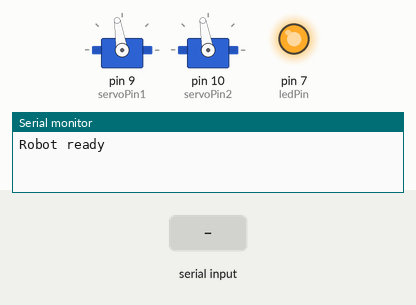
A sketch run on a simulated Arduino Uno, built with avr-gcc and run on an emulated ATmega328P. Parts: 2 × servo, output pins drawn as LEDs (lit = HIGH), the last lines printed to the serial monitor. Wiring (inferred from the names in the program): 2 × servo: signal pin 9 / signal pin 10. Inputs (shaded band) come from the test bench. Servo pulses on a pin are drawn as a servo (544–2400 µs = 0–180°); pins used as bus, display or sensor lines are not drawn.

Above: at 1.3 s.
1.4 s: "s\n" received over Serial
At 1.55 s:
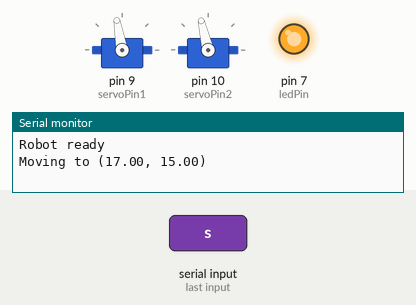
3.1 s: "c\n" received over Serial
At 3.7 s:
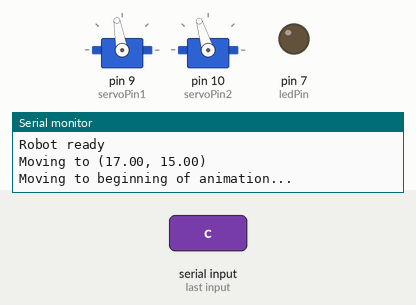
4.6 s: "y,45\n" received over Serial
7.6 s: "r\n" received over Serial
At 10.7 s:
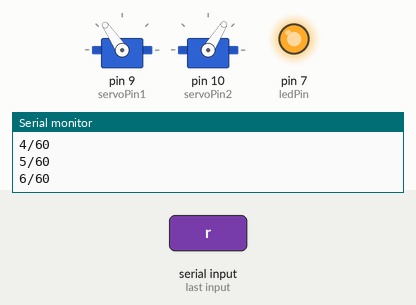
Timing chart, 0 to 25.6 s (numbered marks = the images above; inputs shaded):
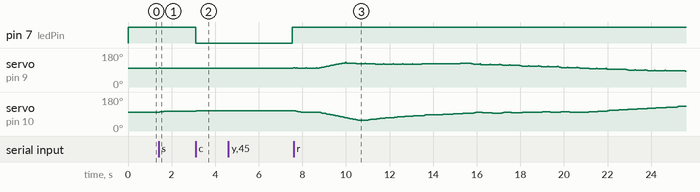

The sketch:

main.ino
```cpp
#include <Arduino.h>
#include <math.h>
#include "RobotController.h"

float t = 0;

int ledPin = 7;
int servoPin1 = 9;
int servoPin2 = 10;
RobotController controller(17, 17, 17, 17, 1);

bool animate = false;

const float END_MARKER = -1;

int shapeArrayX[200] = {23,23,23,23,23,23,23,23,23,23,23,23,23,23,23,23,23,23,23,22,22,22,21,21,20,20,19,19,18,18,17,16,16,15,15,14,14,13,13,12,12,11,11,10,10,10,10,10,10,10,10,10,10,10,10,10,10,10,10,10,10,-1};
int shapeArrayY[200] = {28,27,26,25,24,23,22,21,20,19,18,17,16,15,14,13,12,11,10,10,11,12,12,13,13,14,14,15,15,16,17,17,16,16,15,15,14,14,13,13,12,12,11,11,12,13,14,15,16,17,18,19,20,21,22,23,24,25,26,27,28,-1};


int calculateShapeSize() {
	int size = 0;
	while (shapeArrayX[size] != END_MARKER && size < 200) {
		size++;
	}
	return size-1;
}

const int shapeSize = calculateShapeSize();
const float shapeSpeed = 0.1;

void setup()
{
	pinMode(ledPin, OUTPUT);
	digitalWrite(ledPin, HIGH);
	pinMode(servoPin1, OUTPUT);
	pinMode(servoPin2, OUTPUT);
	Serial.begin(9600);

	delay(100);
	Serial.println("Robot ready");
}

void moveServo(float angle, int servoPin)
{
	int pulseWidth = map(angle, 0, 180, 500, 2500); // Map the angle to a pulse width between 500us to 2500us
	digitalWrite(servoPin, HIGH);					// Set the pin high
	delayMicroseconds(pulseWidth);					// Wait for the desired pulse width
	digitalWrite(servoPin, LOW);					// Set the pin low
	delay(20);										// Give some time before the next movement (adjust this if needed)
}

void loop()
{
	// getAngleInput(&targetAngles);
	getInput();

	//if (animate) animateObject(t);
	if (animate) animateShapeArray(t, shapeSpeed, shapeSize, shapeArrayX, shapeArrayY);
	// animateCircle(&targetAngles, &t);
	controller.updateAngles();
	moveServo(controller.getCurrentAngle1(), servoPin1);
	moveServo(controller.getCurrentAngle2(), servoPin2);
}

void getInput()
{
	if (Serial.available())
	{
		char serialData[10]; // Assuming the input won't exceed 10 characters
		byte index = 0;

		while (Serial.available() && index < 9)
		{
			char incomingChar = Serial.read();
			if (incomingChar == '\n')
			{
				break;
			}
			serialData[index++] = incomingChar;
		}
		serialData[index] = '\0';

		char command = serialData[0];

		bool inRange = false;
		if (command == 'x' || command == 'y')
		{
			int value = strtol(serialData + 1, NULL, 10);

			if (command == 'x')
			{
				inRange = controller.moveTo(value, controller.getTargetY());
			}
			else if (command == 'y')
			{
				inRange = controller.moveTo(controller.getTargetX(), value);
			}
		}
		else if (command == 'a')
		{
			inRange = controller.moveX(2);
		}
		else if (command == 'd')
		{
			inRange = controller.moveX(-2);
		}
		else if (command == 'w')
		{
			inRange = controller.moveY(2);
		}
		else if (command == 's')
		{
			inRange = controller.moveY(-2);
		}
		else if (command == 'r')
		{
			inRange = controller.moveToDefault();
		}
		else if (command == 'c') {
			animate = !animate;

			if (animate) {
				Serial.println("Moving to beginning of animation...");
				digitalWrite(ledPin, LOW);
				t = 0;
				//animateObject(t);
				controller.moveTo(shapeArrayX[0], shapeArrayY[0]);
				for (int i = 0; i < 100; i++) {
					controller.updateAngles();
					moveServo(controller.getCurrentAngle1(), servoPin1);
					moveServo(controller.getCurrentAngle2(), servoPin2);
				}
				digitalWrite(ledPin, HIGH);
			}

			Serial.println("Animation " + String(animate ? "enabled" : "disabled"));
			return;
		}
		else
		{
			return;
		}

		if (!inRange)
		{
			Serial.println("Location cannot be reached, maximum reach is " + String(controller.getArm1Length() + controller.getArm2Length()) + " cm");
		} else {
			Serial.println("Moving to (" + String(controller.getTargetX()) + ", " + String(controller.getTargetY()) + ")");
		}
	}
}

void animateShapeArray(float& t, float speed, int arraySize, int* xArray, int* yArray)
{
	if (t > arraySize) {
		animate = false;
		Serial.println("Animation finished");
		return;
	};

	float x, y;
	x = xArray[round(t)];
	y = yArray[round(t)];

	controller.moveTo(x, y);

	if (round(t + speed) != round(t)) {
		Serial.println(String(round(t)) + "/" + String(arraySize));
	}
	t += speed;
}


void animateObject(float& t)
{
	float x, y;
	// HEART
	float scaleX = 0.4;
	float scaleY = 0.5;
	x = controller.getDefaultX() + scaleX * 16 * pow(sin(t), 3);
	y = controller.getDefaultY() + scaleY * (13 * cos(t) - 5 * cos(2 * t) - 2 * cos(3 * t) - cos(4 * t));

	if (t > 2 * PI) {
		float newT = t - 2 * PI;
		if (newT > PI && newT < 2 * PI) {
			x = controller.getDefaultX() + 2 * cos(PI);
			y = controller.getDefaultY() + 3 * sin(0) + (newT-PI) * 2;
		} else if (newT > 2*PI) {
			return;
		} else {
			x = controller.getDefaultX() + 2 * cos(newT);
			y = controller.getDefaultY() + 3 * sin(newT+PI);
		}
	}

	controller.moveTo(x, y);
	t += 0.005;
}
```

RobotController.cpp
```cpp
#include "RobotController.h"
#include <math.h>
#include <Arduino.h>

RobotController::RobotController(float arm1Length, float arm2Length, float defaultX, float defaultY, float angleStepSize)
: arm1Length(arm1Length), arm2Length(arm2Length), targetX(defaultX), targetY(defaultY),
      defaultX(defaultX), defaultY(defaultY), angleStepSize(angleStepSize)
{
	calculateInverseKinematics(defaultX, defaultY, currentAngle1, currentAngle2);
}

void RobotController::calculateInverseKinematics(float x, float y, float &angle1, float &angle2)
{
	double l1 = arm1Length;
	double l2 = arm2Length;

	double clamped_theta2 = constrain((x * x + y * y - l1 * l1 - l2 * l2) / (2 * l1 * l2), -1, 1);

	double theta2 = acos(clamped_theta2);
	if (sin(theta2) != 0)
	{
		angle1 = 180 - constrain((atan2(y, x) - atan2(-l2 * sin(theta2), l1 + l2 * cos(theta2))) * 57.296 - 10, 0, 180);
		angle2 = constrain(theta2 * 57.296 + 10, 0, 180);
	}
}

void RobotController::updateAngles()
{
	float newAngle1, newAngle2;
	calculateInverseKinematics(targetX, targetY, newAngle1, newAngle2);

	float angle1Diff = newAngle1 - currentAngle1;
	float angle2Diff = newAngle2 - currentAngle2;

	// Limit angle change to step size
	currentAngle1 += (angle1Diff > angleStepSize) ? angleStepSize : (angle1Diff < -angleStepSize) ? -angleStepSize : angle1Diff;
	currentAngle2 += (angle2Diff > angleStepSize) ? angleStepSize : (angle2Diff < -angleStepSize) ? -angleStepSize : angle2Diff;

	currentAngle1 = constrain(currentAngle1, 0, 180);
	currentAngle2 = constrain(currentAngle2, 0, 180);
}

bool RobotController::inRange(float x, float y)
{
	float distanceSquared = x*x + y*y - 1;
	float maxDistanceSquared = (arm1Length + arm2Length) * (arm1Length + arm2Length);
	float minDistance = 1;
	return distanceSquared <= maxDistanceSquared && distanceSquared >= minDistance;
}

bool RobotController::moveTo(float x, float y)
{
	if (!inRange(x, y)) return false;
	targetX = x;
	targetY = y;
	return true;
}

bool RobotController::moveToDefault()
{
	return moveTo(defaultX, defaultY);
}

bool RobotController::moveX(float amount)
{
	return moveTo(targetX + amount, targetY);
}

bool RobotController::moveY(float amount)
{
	return moveTo(targetX, targetY + amount);
}

float RobotController::getTargetX()
{
	return targetX;
}

float RobotController::getTargetY()
{
	return targetY;
}

float RobotController::getDefaultX()
{
	return defaultX;
}

float RobotController::getDefaultY()
{
	return defaultY;
}

float RobotController::getCurrentAngle1()
{
	return currentAngle1;
}

float RobotController::getCurrentAngle2()
{
	return currentAngle2;
}

float RobotController::getArm1Length()
{
	return arm1Length;
}

float RobotController::getArm2Length()
{
	return arm2Length;
}
```

RobotController.h
```cpp
// RobotController.h

#ifndef ROBOT_CONTROLLER_H
#define ROBOT_CONTROLLER_H

class RobotController {
public:
  // Constructor
  RobotController(float arm1Length, float arm2Length, float defaultX, float defaultY, float angleStepSize);

  // Methods to control the robot
  void updateAngles();
  bool moveTo(float targetX, float targetY);
  bool moveX(float amount);
  bool moveY(float amount);
  bool moveToDefault();

  // Getters
  float getTargetX();
  float getTargetY();
  float getDefaultX();
  float getDefaultY();
  float getCurrentAngle1();
  float getCurrentAngle2();
  float getArm1Length();
  float getArm2Length();

private:
  float arm1Length;
  float arm2Length;

  float defaultX;
  float defaultY;

  float targetX;
  float targetY;

  float currentAngle1;
  float currentAngle2;

  float angleStepSize;

  void calculateInverseKinematics(float x, float y, float &angle1, float &angle2);
  bool inRange(float x, float y);

};
#endif
```

Measured:
- after the input at 1.4 s, servo on pin 9 (servoPin1): 99° → 100° at once; servo on pin 10 (servoPin2): 100° → 103° after 0.05 s, → 105° 0.18 s later
- after the input at 3.1 s, pin 7 (ledPin): HIGH → LOW at once; servo on pin 10 (servoPin2): 105° → 107° at once
- after the input at 4.6 s, servo on pin 9 (servoPin1): 100° → 102° after 3.0 s
